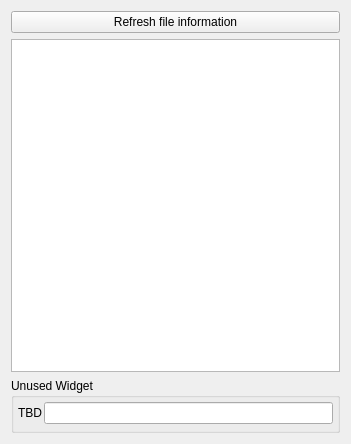
<?xml version="1.0" encoding="UTF-8"?>
<ui version="4.0">
 <class>vtkCircuitReaderPanelBase</class>
 <widget class="QWidget" name="vtkCircuitReaderPanelBase">
  <property name="geometry">
   <rect>
    <x>0</x>
    <y>0</y>
    <width>351</width>
    <height>444</height>
   </rect>
  </property>
  <property name="sizePolicy">
   <sizepolicy hsizetype="Preferred" vsizetype="Expanding">
    <horstretch>0</horstretch>
    <verstretch>0</verstretch>
   </sizepolicy>
  </property>
  <property name="windowTitle">
   <string>Form</string>
  </property>
  <layout class="QVBoxLayout" name="verticalLayout">
   <item>
    <widget class="QPushButton" name="pushButton">
     <property name="text">
      <string>Refresh file information</string>
     </property>
    </widget>
   </item>
   <item>
    <widget class="pqTreeView" name="Targets">
     <property name="sizePolicy">
      <sizepolicy hsizetype="Expanding" vsizetype="Expanding">
       <horstretch>0</horstretch>
       <verstretch>1</verstretch>
      </sizepolicy>
     </property>
     <property name="selectionMode">
      <enum>QAbstractItemView::SingleSelection</enum>
     </property>
     <property name="rootIsDecorated">
      <bool>false</bool>
     </property>
    </widget>
   </item>
   <item>
    <widget class="pqCollapsedGroup" name="FilePatternGroup">
     <property name="title">
      <string>Unused Widget</string>
     </property>
     <property name="collapsed" stdset="0">
      <bool>true</bool>
     </property>
     <layout class="QGridLayout">
      <property name="margin">
       <number>4</number>
      </property>
      <property name="spacing">
       <number>2</number>
      </property>
      <item row="0" column="1">
       <widget class="QLineEdit" name="Unused">
        <property name="sizePolicy">
         <sizepolicy hsizetype="Expanding" vsizetype="Fixed">
          <horstretch>0</horstretch>
          <verstretch>0</verstretch>
         </sizepolicy>
        </property>
       </widget>
      </item>
      <item row="1" column="1">
       <widget class="pqFileChooserWidget" name="XMLFileName" native="true">
        <property name="sizePolicy">
         <sizepolicy hsizetype="Expanding" vsizetype="Fixed">
          <horstretch>0</horstretch>
          <verstretch>0</verstretch>
         </sizepolicy>
        </property>
       </widget>
      </item>
      <item row="0" column="0">
       <widget class="QLabel" name="label_7">
        <property name="sizePolicy">
         <sizepolicy hsizetype="Preferred" vsizetype="Preferred">
          <horstretch>0</horstretch>
          <verstretch>0</verstretch>
         </sizepolicy>
        </property>
        <property name="text">
         <string>TBD</string>
        </property>
        <property name="wordWrap">
         <bool>true</bool>
        </property>
       </widget>
      </item>
     </layout>
    </widget>
   </item>
  </layout>
 </widget>
 <customwidgets>
  <customwidget>
   <class>pqFileChooserWidget</class>
   <extends>QWidget</extends>
   <header>pqFileChooserWidget.h</header>
  </customwidget>
  <customwidget>
   <class>pqCollapsedGroup</class>
   <extends>QGroupBox</extends>
   <header>pqCollapsedGroup.h</header>
   <container>1</container>
  </customwidget>
  <customwidget>
   <class>pqTreeView</class>
   <extends>QTreeView</extends>
   <header>pqTreeView.h</header>
  </customwidget>
 </customwidgets>
 <resources/>
 <connections/>
</ui>
